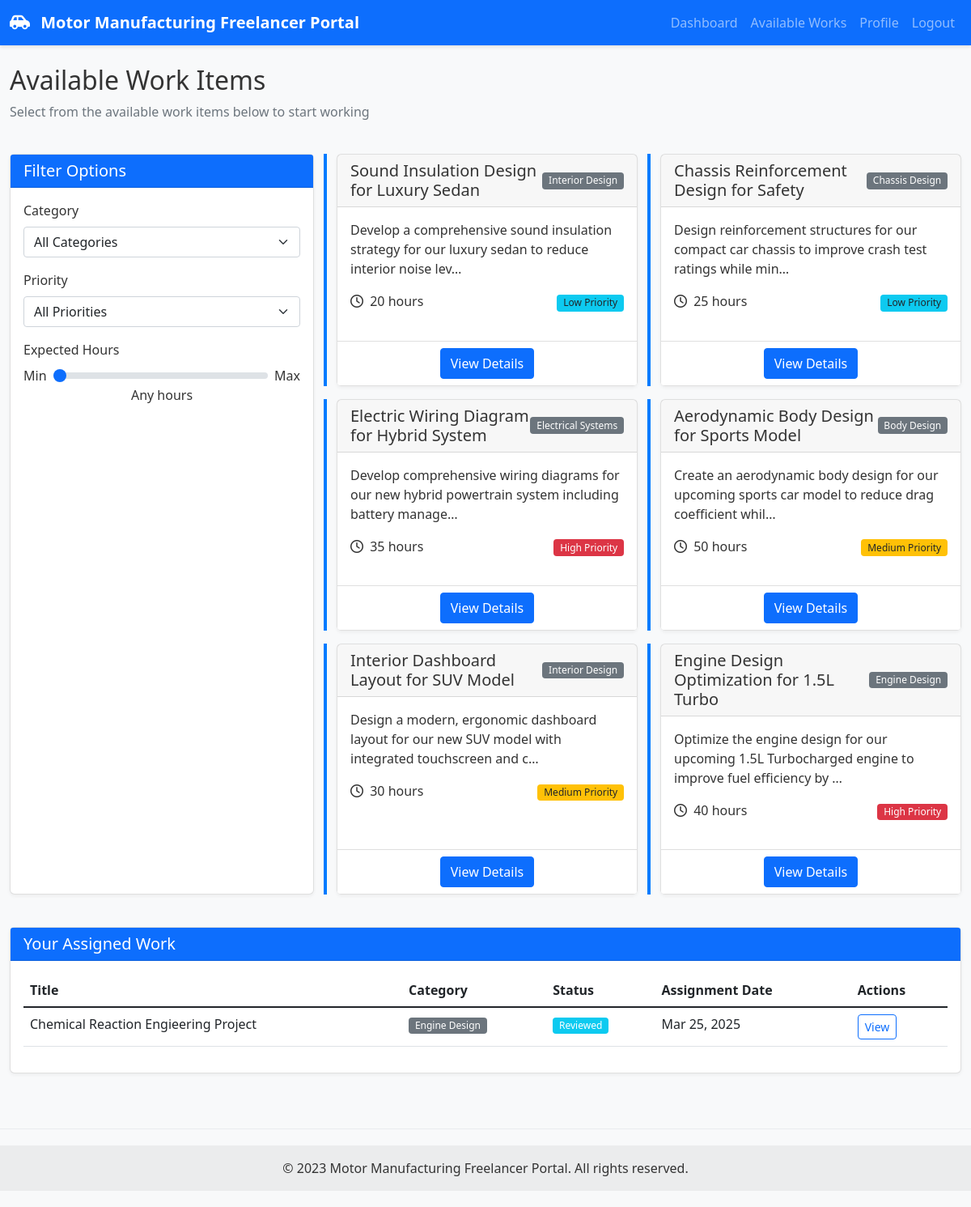
Screenshot of /works/ (signed in) with the database file from the repository.
### freelancer/models.py (models this page shows, shortened)
class WorkItem(models.Model):
    STATUS_CHOICES = [
        ('AVAILABLE', 'Available'),
        ('ASSIGNED', 'Assigned'),
        ('COMPLETED', 'Completed'),
        ('REVIEWED', 'Reviewed')
    ]
    CATEGORY_CHOICES = [
        ('ENGINE', 'Engine Design'),
        ('CHASSIS', 'Chassis Design'),
        ('INTERIOR', 'Interior Design'),
        ('ELECTRICAL', 'Electrical Systems'),
        ('BODY', 'Body Design'),
        ('TESTING', 'Testing & Validation')
    ]
    title = models.CharField(max_length=200)
    slug = models.SlugField(max_length=250, unique=True, blank=True)
    description = models.TextField()
    requirements = models.TextField()
    category = models.CharField(max_length=20, choices=CATEGORY_CHOICES)
    status = models.CharField(max_length=20, choices=STATUS_CHOICES, default='AVAILABLE')
    assigned_to = models.ForeignKey(User, on_delete=models.SET_NULL, null=True, blank=True, related_name='assigned_works')
    assignment_time = models.DateTimeField(null=True, blank=True)
    expected_hours = models.IntegerField(default=8)
    priority = models.IntegerField(default=1)  # 1=low, 2=medium, 3=high
    created_at = models.DateTimeField(auto_now_add=True)
    updated_at = models.DateTimeField(auto_now=True)
    lock_version = models.IntegerField(default=0)  # For optimistic locking
    class Meta:
        ordering = ['-created_at']

### freelancer/views.py (the view)
# urls.py: path('works/', views.work_list, name='work_list'),
@login_required
def work_list(request):
    profile = get_object_or_404(FreelancerProfile, user=request.user)
    if not profile.is_eligible:
        messages.error(request, 'You are not eligible to view work items.')
        return redirect('freelancer:dashboard')
    works = WorkItem.objects.filter(status='AVAILABLE')
    user_works = WorkItem.objects.filter(assigned_to=request.user)
    context = {
        'title': 'Available Work',
        'works': works,
        'user_works': user_works,
    }
    return render(request, 'freelancer/work_list.html', context)

### freelancer/templates/freelancer/work_list.html (shortened to what this page needs)
{% extends 'freelancer/base.html' %}
{% load widget_tweaks %}
{% block content %}
<div class="row mb-4">
    <div class="col">
        <h2>Available Work Items</h2>
        <p class="text-muted">Select from the available work items below to start working</p>
    </div>
</div>
<div class="row mb-3">
    <div class="col-md-4 mb-3">
        <div class="card h-100">
            <div class="card-header bg-primary text-white">
                <h5 class="mb-0">Filter Options</h5>
            </div>
            <div class="card-body">
                <div class="mb-3">
                    <label class="form-label">Category</label>
                    <select class="form-select" id="category-filter">
                        <option value="">All Categories</option>
                    </select>
                </div>
                <div class="mb-3">
                    <label class="form-label">Priority</label>
                    <select class="form-select" id="priority-filter">
                        <option value="">All Priorities</option>
                    </select>
                </div>
                <div class="mb-0">
                    <label class="form-label">Expected Hours</label>
                    <div class="d-flex align-items-center">
                        <span>Min</span>
                        <input type="range" class="form-range mx-2" id="hours-filter" min="0" max="50" value="0">
                        <span>Max</span>
                    </div>
                    <div class="text-center" id="hours-value">Any hours</div>
                </div>
            </div>
        </div>
    </div>
    <div class="col-md-8">
        {% if works %}
            <div class="row" id="work-items-container">
                {% for work in works %}
                    <div class="col-md-6 mb-3 work-item"
                         data-category="{{ work.category }}"
                         data-priority="{{ work.priority }}"
                         data-hours="{{ work.expected_hours }}">
                        <div class="card h-100">
                            <div class="card-header d-flex justify-content-between align-items-center">
                                <h5 class="mb-0">{{ work.title }}</h5>
                                <span class="badge bg-secondary">{{ work.get_category_display }}</span>
                            </div>
                            <div class="card-body">
                                <p class="card-text">{{ work.description|truncatechars:100 }}</p>
                                <div class="d-flex justify-content-between">
                                    <span>
                                        <i class="far fa-clock me-1"></i> {{ work.expected_hours }} hours
                                    </span>
                                    <span>
                                        {% if work.priority == 3 %}
                                            <span class="badge bg-danger">High Priority</span>
                                        {% elif work.priority == 2 %}
                                            <span class="badge bg-warning text-dark">Medium Priority</span>
                                        {% else %}
                                            <span class="badge bg-info text-dark">Low Priority</span>
                                        {% endif %}
                                    </span>
                                </div>
                            </div>
                            <div class="card-footer bg-white text-center">
                                <a href="{% url 'freelancer:work_detail' work.slug %}" class="btn btn-primary">View Details</a>
                            </div>
                        </div>
                    </div>
                {% endfor %}
            </div>
        {% endif %}
    </div>
</div>
<div class="row mt-4">
    <div class="col">
        <div class="card">
            <div class="card-header bg-primary text-white">
                <h5 class="mb-0">Your Assigned Work</h5>
            </div>
            <div class="card-body">
                {% if user_works %}
                    <div class="table-responsive">
                        <table class="table table-hover">
                            <thead>
                                <tr>
                                    <th>Title</th>
                                    <th>Category</th>
                                    <th>Status</th>
                                    <th>Assignment Date</th>
                                    <th>Actions</th>
                                </tr>
                            </thead>
                            <tbody>
                                {% for work in user_works %}
                                    <tr>
                                        <td>{{ work.title }}</td>
                                        <td><span class="badge bg-secondary">{{ work.get_category_display }}</span></td>
                                        <td>
                                            {% if work.status == 'ASSIGNED' %}
                                                <span class="badge bg-primary">{{ work.get_status_display }}</span>
                                            {% elif work.status == 'COMPLETED' %}
                                                <span class="badge bg-success">{{ work.get_status_display }}</span>
                                            {% elif work.status == 'REVIEWED' %}
                                                <span class="badge bg-info">{{ work.get_status_display }}</span>
                                            {% endif %}
                                        </td>
                                        <td>{{ work.assignment_time|date:"M d, Y" }}</td>
                                        <td>
                                            <a href="{% url 'freelancer:work_detail' work.slug %}" class="btn btn-sm btn-outline-primary">View</a>
                                        </td>
                                    </tr>
                                {% endfor %}
                            </tbody>
                        </table>
                    </div>
                {% else %}
                    <p class="text-center py-3">You don't have any assigned work items.</p>
                {% endif %}
            </div>
        </div>
    </div>
</div>
{% endblock %}

### freelancer/static/freelancer/css/styles.css (style rules this page uses)
body { font-family: 'Segoe UI', Tahoma, Geneva, Verdana, sans-serif; color: #333; background-color: #f8f9fa; }
.card { box-shadow: 0 2px 4px rgba(0, 0, 0, 0.05); border-radius: 6px; margin-bottom: 20px; border: 1px solid rgba(0, 0, 0, 0.125); transition: transform 0.2s, box-shadow 0.2s; }
.card-header { font-weight: 600; border-bottom: 1px solid rgba(0, 0, 0, 0.125); }
.work-item { border-left: 4px solid #007bff; transition: background-color 0.2s; }
.form-label { font-weight: 500; margin-bottom: 0.5rem; }
.btn { font-weight: 500; border-radius: 4px; }
.btn-primary { background-color: #0d6efd; border-color: #0d6efd; }
.badge { font-weight: 500; padding: 0.35em 0.65em; border-radius: 4px; }
.fade-in { animation: fadeIn 0.5s ease-in; }

### rows the page displays
WorkItem: title "Sound Insulation Design for Luxury Sedan", category "Interior Design", description "Develop a comprehensive sound insulation strategy for our luxury sedan to reduce interior noise lev…", expected_hours "20", priority "Low Priority"
WorkItem: title "Chassis Reinforcement Design for Safety", category "Chassis Design", description "Design reinforcement structures for our compact car chassis to improve crash test ratings while min…", expected_hours "25", priority "Low Priority"
WorkItem: title "Electric Wiring Diagram for Hybrid System", category "Electrical Systems", description "Develop comprehensive wiring diagrams for our new hybrid powertrain system including battery manage…", expected_hours "35", priority "High Priority"
WorkItem: title "Aerodynamic Body Design for Sports Model", category "Body Design", description "Create an aerodynamic body design for our upcoming sports car model to reduce drag coefficient whil…", expected_hours "50", priority "Medium Priority"
WorkItem: title "Interior Dashboard Layout for SUV Model", category "Interior Design", description "Design a modern, ergonomic dashboard layout for our new SUV model with integrated touchscreen and c…", expected_hours "30", priority "Medium Priority"
WorkItem: title "Engine Design Optimization for 1.5L Turbo", category "Engine Design", description "Optimize the engine design for our upcoming 1.5L Turbocharged engine to improve fuel efficiency by …", expected_hours "40", priority "High Priority"
WorkItem: title "Chemical Reaction Engieering Project", category "Engine Design", status "Reviewed", assignment_time "Mar 25, 2025"
